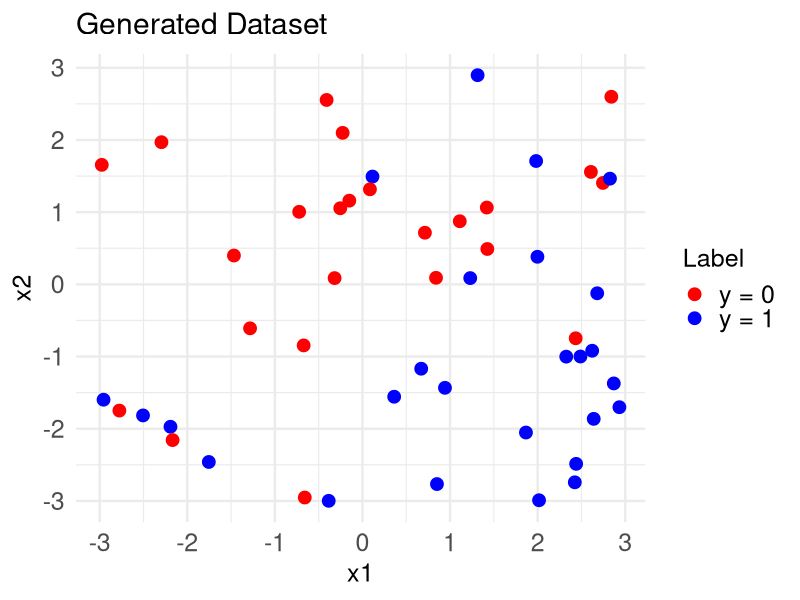
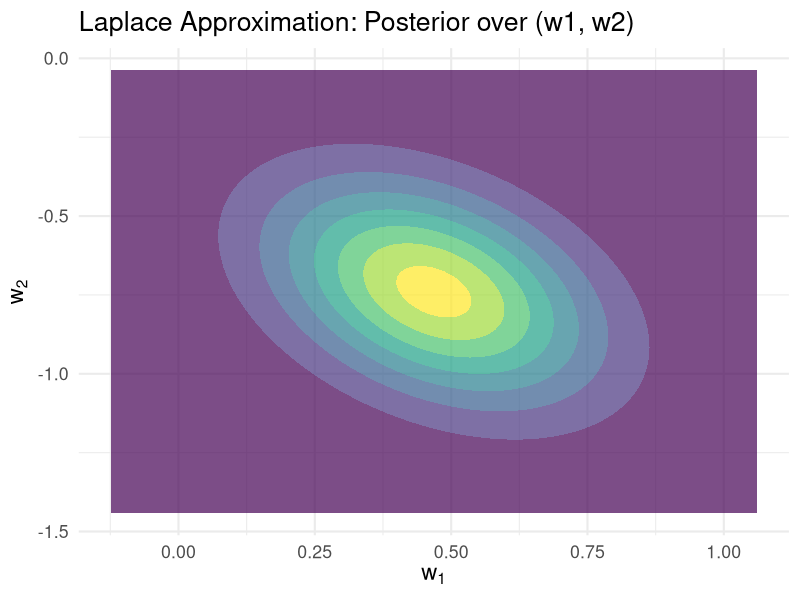
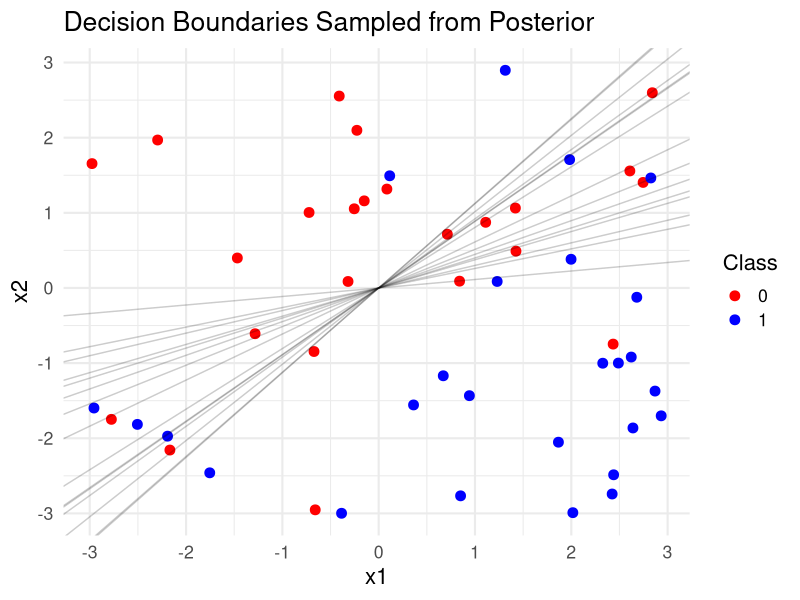
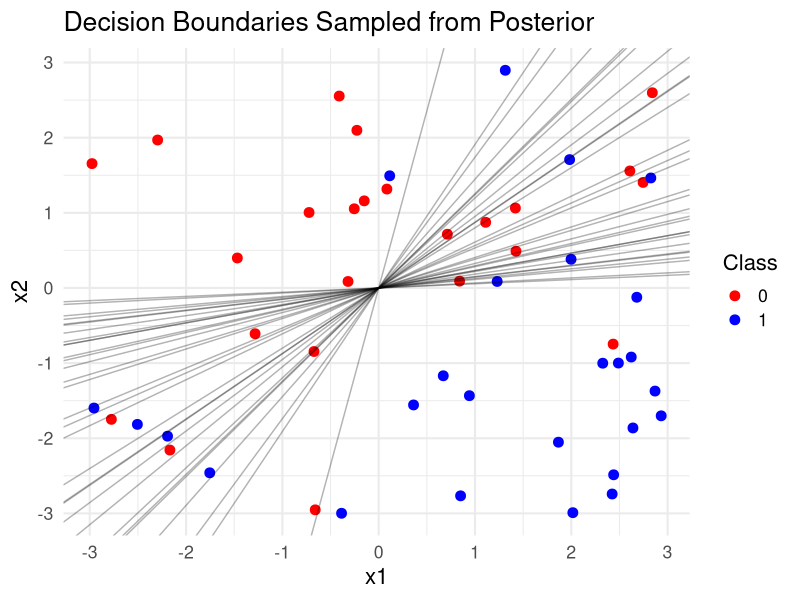
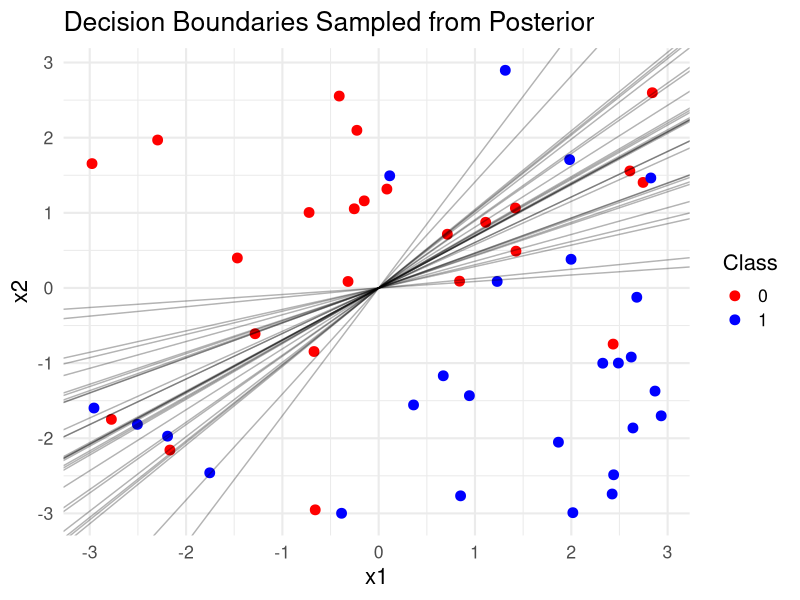
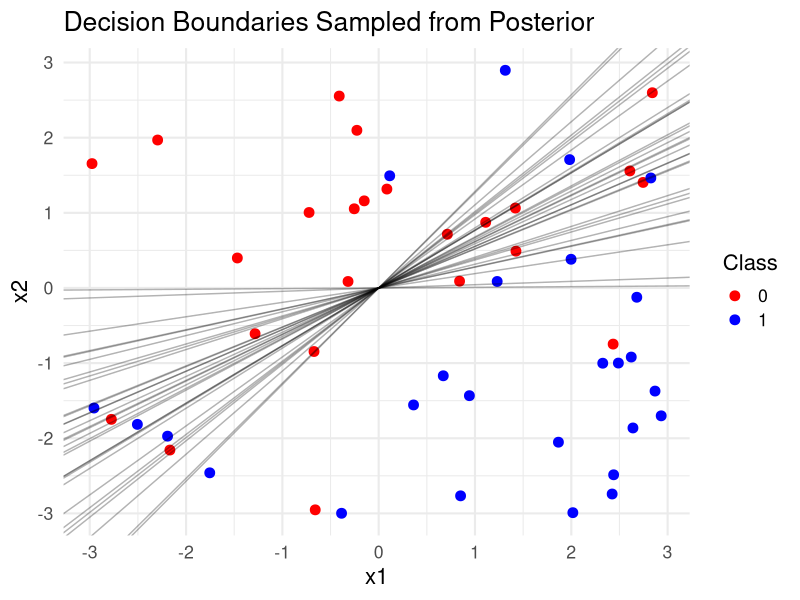
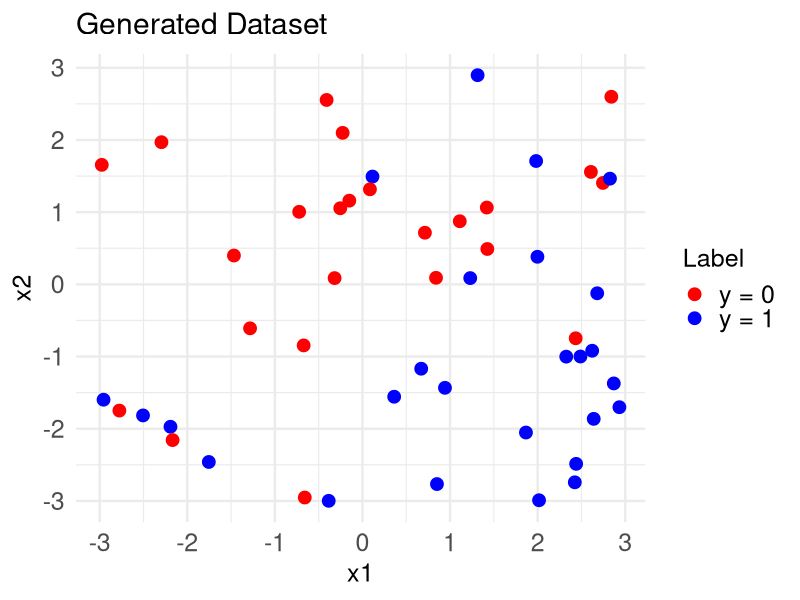
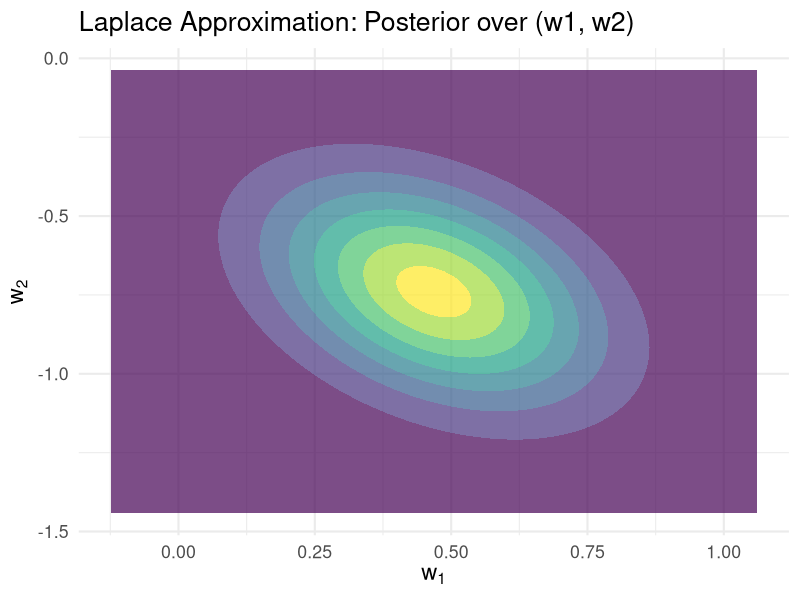

Reproduce these figures in R, in order.
library(ggplot2)

set.seed(42)

# Number of samples
N <- 50

# Input features x1, x2 ~ Uniform(-3, 3)
X <- matrix(runif(2 * N, min = -3, max = 3), ncol = 2)

# Ground truth weights (no bias)
w_true <- c(1., -1.)

# Linear predictor
logits <- X %*% w_true

# Sigmoid to get probabilities
sigmoid <- function(z) 1 / (1 + exp(-z))
probs <- sigmoid(logits)

# Binary labels y ~ Bernoulli(prob)
y <- rbinom(N, size = 1, prob = probs)

# Convert to data frame for ggplot
df <- data.frame(x1 = X[, 1], x2 = X[, 2], y = as.factor(y))

# Create the plot
p <- ggplot(df, aes(x = x1, y = x2, color = y)) +
  geom_point(size = 2) +
  scale_color_manual(values = c("red", "blue"), labels = c("y = 0", "y = 1")) +
  labs(title = "Generated Dataset", x = "x1", y = "x2", color = "Label") +
  theme_minimal()

p <- ggplot(df, aes(x = x1, y = x2, color = y)) +
  geom_point(size = 4) +                  # Bigger dots (default is ~2)
  scale_color_manual(values = c("red", "blue"), labels = c("y = 0", "y = 1")) +
  labs(title = "Generated Dataset", x = "x1", y = "x2", color = "Label") +
  theme_minimal(base_size = 18) +        # Bigger base font size for axis, labels, legend
  theme(
    legend.title = element_text(size = 18),
    legend.text = element_text(size = 18),
    axis.title = element_text(size = 18),
    axis.text = element_text(size = 18)
  )


print(p)
# Save to PDF
ggsave("figures/generated_dataset.pdf", plot = p)


# Laplace approxiamtion

library(numDeriv)  # for Hessian

# Data: X (N x 2), y (N x 1), prior precision alpha (scalar)
fit_bayesian_logistic_laplace <- function(X, y, alpha = 1.0) {
  
  N <- nrow(X)
  d <- ncol(X)
  
  # Sigmoid function
  sigmoid <- function(z) 1 / (1 + exp(-z))
  
  # Log prior (Gaussian zero-mean)
  log_prior <- function(w) {
    -0.5 * alpha * sum(w^2)
  }
  
  # Log likelihood for logistic regression
  log_likelihood <- function(w) {
    eta <- X %*% w
    sum(y * eta - log(1 + exp(eta)))
  }
  
  # Negative log posterior (to minimize)
  neg_log_post <- function(w) {
    - (log_prior(w) + log_likelihood(w))
  }
  
  # Optimize to find MAP estimate
  opt <- optim(
    par = rep(0, d),  # init at zero
    fn = neg_log_post,
    method = "BFGS",
    hessian = TRUE
  )
  
  w_map <- opt$par
  
  # Compute Hessian of negative log posterior at MAP
  hess <- hessian(neg_log_post, w_map)
  
  # Covariance of Gaussian approx = inverse Hessian
  Sigma <- solve(hess)
  
  list(mean = w_map, cov = Sigma)
}

# Example usage with your data X, y and alpha=1:
result <- fit_bayesian_logistic_laplace(X, y, alpha=1)
print(result$mean)  # MAP estimate
print(result$cov)   # Covariance matrix of approximate posterior

library(MASS)     # for mvrnorm sampling
library(ggplot2)
library(gridExtra) # for arranging plots

# 1) Visualize Gaussian posterior on (w1,w2) parameter space
plot_laplace_posterior <- function(mean, cov) {
  w1 <- seq(mean[1] - 3*sqrt(cov[1,1]), mean[1] + 3*sqrt(cov[1,1]), length.out=100)
  w2 <- seq(mean[2] - 3*sqrt(cov[2,2]), mean[2] + 3*sqrt(cov[2,2]), length.out=100)
  grid <- expand.grid(w1 = w1, w2 = w2)
  
  # Multivariate normal density function
  dmvn <- function(x, mu, Sigma) {
    k <- length(mu)
    det_sigma <- det(Sigma)
    inv_sigma <- solve(Sigma)
    diff <- matrix(x - mu, ncol = 1)
    exp(-0.5 * t(diff) %*% inv_sigma %*% diff) / sqrt((2*pi)^k * det_sigma)
  }
  
  # Compute densities over grid
  grid$z <- apply(grid, 1, function(row) dmvn(as.numeric(row), mean, cov))
  
  ggplot(grid, aes(w1, w2, z = z)) +
    geom_contour_filled(alpha=0.7) +
    theme(legend.position = "none") +     # <- remove entire legend +
    guides(fill = "none") +
    labs(title = "Laplace Approximation: Posterior over (w1, w2)",
         x = expression(w[1]), y = expression(w[2])) +
    theme_minimal(base_size = 16)
}

# 2) Sample decision boundaries from posterior and plot over data points
plot_decision_boundaries <- function(X, y, mean, cov, n_samples = 15) {
  # Sample weights from Gaussian approx
  samples <- mvrnorm(n_samples, mu = mean, Sigma = cov)
  
  df_data <- data.frame(x1 = X[,1], x2 = X[,2], y = factor(y))
  
  # Base plot with data points
  base_plot <- ggplot(df_data, aes(x = x1, y = x2, color = y)) +
    geom_point(size = 3) +
    scale_color_manual(values = c("red", "blue")) +
    labs(title = "Decision Boundaries Sampled from Posterior",
         color = "Class") +
    theme_minimal(base_size = 16)
  
  # For each sample, add a decision boundary line
  for (i in 1:n_samples) {
    w <- samples[i,]
    # The decision boundary is where w1 * x1 + w2 * x2 = 0
    # => x2 = - (w1/w2) * x1
    slope <- -w[1]/w[2]
    intercept <- 0
    
    base_plot <- base_plot +
      geom_abline(intercept = intercept, slope = slope,
                  color = "black", alpha = 0.2)
  }
  
  base_plot
}

# --- Example usage ---
# Assume X, y are your data and result is Laplace approx output

# Save figures
result <- fit_bayesian_logistic_laplace(X, y, alpha=1)

p1 <- plot_laplace_posterior(result$mean, result$cov)
print(p1)
ggsave("figures/laplace_posterior_contours.pdf", p1, width = 6, height = 6)

p2 <- plot_decision_boundaries(X, y, result$mean, result$cov)
print(p2)
ggsave("figures/laplace_decision_boundaries.pdf", p2, width = 6, height = 6)

# Arrange side-by-side



##########  Part 2
# Creating R code that defines two importance sampling functions:
# (1) using the prior as proposal
# (2) using the Laplace approximation as proposal
# Then visualizing 30 decision boundaries for each.

# Load necessary libraries
library(ggplot2)
library(MASS)  # for mvrnorm
library(dplyr)

# Sigmoid function
sigmoid <- function(z) 1 / (1 + exp(-z))

# Log posterior up to a constant
log_posterior <- function(theta, X, y, alpha = 1) {
  z <- X %*% theta
  log_lik <- sum(y * log(sigmoid(z)) + (1 - y) * log(1 - sigmoid(z)))
  log_prior <- -0.5 * alpha * sum(theta^2)
  log_lik + log_prior
}

importance_sampling_prior <- function(X, y, n_samples = 100, n_keep = 30, alpha = 1.0) {
  d <- ncol(X)
  
  # Sample from prior: theta ~ N(0, alpha^-1 * I)
  prior_sd <- 1 / sqrt(alpha)
  all_samples <- matrix(rnorm(n_samples * d, mean = 0, sd = prior_sd), nrow = n_samples)
  
  # Compute unnormalized log weights
  log_weights <- apply(all_samples, 1, function(theta) log_posterior(theta, X, y, alpha))
  
  # Normalize weights
  log_weights <- log_weights - max(log_weights)  # for stability
  weights <- exp(log_weights)
  weights <- weights / sum(weights)
  
  # Resample 30 samples according to the importance weights
  selected_indices <- sample(1:n_samples, size = n_keep, replace = FALSE, prob = weights)
  selected_samples <- all_samples[selected_indices, ]
  
  return(list(samples = selected_samples, weights = weights[selected_indices]))
}

# Assuming X and y are already defined as in your example
set.seed(123)  # for reproducibility

res_prior <- importance_sampling_prior(X, y, n_samples = 300, n_keep = 30, alpha = 1.0)

# Access the samples and weights
samples_prior <- res_prior$samples
weights_prior <- res_prior$weights

# View the first few samples and weights
head(samples_prior)
head(weights_prior)

library(ggplot2)

plot_decision_boundaries_2 <- function(samples, X, y, n_samples = 15) {
  # Use at most n_samples from samples
  n_samples <- min(n_samples, nrow(samples))
  samples <- samples[1:n_samples, , drop = FALSE]
  
  df_data <- data.frame(x1 = X[,1], x2 = X[,2], y = factor(y))
  
  # Base plot with data points
  base_plot <- ggplot(df_data, aes(x = x1, y = x2, color = y)) +
    geom_point(size = 3) +
    scale_color_manual(values = c("red", "blue")) +
    labs(title = "Decision Boundaries Sampled from Posterior",
         color = "Class") +
    theme_minimal(base_size = 16)
  
  # Add decision boundaries for each sample
  for (i in 1:n_samples) {
    w <- samples[i,]
    
    if (abs(w[2]) < 1e-6) {
      # Vertical line if w2 ~ 0
      intercept <- 0
      base_plot <- base_plot +
        geom_vline(xintercept = intercept, color = "black", alpha = 0.3, size = 0.5)
    } else {
      slope <- -w[1]/w[2]
      intercept <- 0
      base_plot <- base_plot +
        geom_abline(intercept = intercept, slope = slope,
                    color = "black", alpha = 0.3, size = 0.5)
    }
  }
  
  base_plot
}

p <- plot_decision_boundaries_2(samples_prior, X, y, n_samples = 30)

print(p)
ggsave("figures/importance_sampling_from_prior.pdf", p, width = 6, height = 6)

importance_sampling_laplace <- function(X, y, mean, cov, n_samples = 300, n_keep = 30, alpha = 1.0) {
  d <- ncol(X)
  
  # Sample from Laplace approx: theta ~ N(mean, cov)
  all_samples <- MASS::mvrnorm(n_samples, mu = mean, Sigma = cov)
  
  # Compute log target posterior for each sample
  log_post <- apply(all_samples, 1, function(theta) log_posterior(theta, X, y, alpha))
  
  # Compute log proposal density for each sample (Laplace approx)
  log_proposal <- mvtnorm::dmvnorm(all_samples, mean = mean, sigma = cov, log = TRUE)
  
  # Importance weights = target / proposal (in log scale)
  log_weights <- log_post - log_proposal
  
  # Normalize weights for numerical stability
  log_weights <- log_weights - max(log_weights)
  weights <- exp(log_weights)
  weights <- weights / sum(weights)
  
  # Resample n_keep samples with weighted sampling (without replacement)
  selected_indices <- sample(1:n_samples, size = n_keep, replace = FALSE, prob = weights)
  selected_samples <- all_samples[selected_indices, ]
  
  return(list(samples = selected_samples, weights = weights[selected_indices]))
}


set.seed(123)  # for reproducibility

res_laplace <- importance_sampling_laplace(X, y, result$mean, result$cov, n_samples = 100, n_keep = 30, alpha = 1.0)

samples_laplace <- res_laplace$samples
weights_laplace <- res_laplace$weights

# View a few samples and weights
head(samples_laplace)
head(weights_laplace)


p <- plot_decision_boundaries_2(samples_laplace, X, y, n_samples = 30)
print(p)

ggsave("figures/importance_sampling_from_laplace.pdf", p, width = 6, height = 6)



#################### Part 3


library(MASS)  # for mvrnorm

# Logistic sigmoid
sigmoid <- function(z) 1 / (1 + exp(-z))

# Log-posterior (up to constant)
log_posterior <- function(theta, X, y, alpha = 1.0) {
  eta <- X %*% theta
  log_lik <- sum(y * eta - log(1 + exp(eta)))
  log_prior <- -0.5 * alpha * sum(theta^2)
  return(log_lik + log_prior)
}

# MCMC sampler: Metropolis-Hastings
mcmc_logistic <- function(X, y, n_samples = 1000, burn_in = 200, thin = 1,
                          init = NULL, step_size = 0.1, alpha = 1.0) {
  d <- ncol(X)
  if (is.null(init)) {
    current <- rep(0, d)
  } else {
    current <- init
  }
  samples <- matrix(NA, nrow = n_samples, ncol = d)
  current_log_post <- log_posterior(current, X, y, alpha)
  
  for (i in 1:(n_samples * thin + burn_in)) {
    # Propose new sample from Gaussian random walk
    proposal <- current + rnorm(d, mean = 0, sd = step_size)
    proposal_log_post <- log_posterior(proposal, X, y, alpha)
    
    # Acceptance probability
    log_accept_ratio <- proposal_log_post - current_log_post
    if (log(runif(1)) < log_accept_ratio) {
      current <- proposal
      current_log_post <- proposal_log_post
    }
    
    # Save samples after burn-in and thinning
    if (i > burn_in && (i - burn_in) %% thin == 0) {
      samples[(i - burn_in) / thin, ] <- current
    }
  }
  
  return(samples)
}

# Assume X, y already defined
set.seed(42)
samples_mcmc <- mcmc_logistic(X, y, n_samples = 5000, burn_in = 1000, thin = 10)

p <- plot_decision_boundaries_2(samples_mcmc, X, y, n_samples = 30)
print(p)
ggsave("figures/mcmc.pdf", p, width = 6, height = 6)

